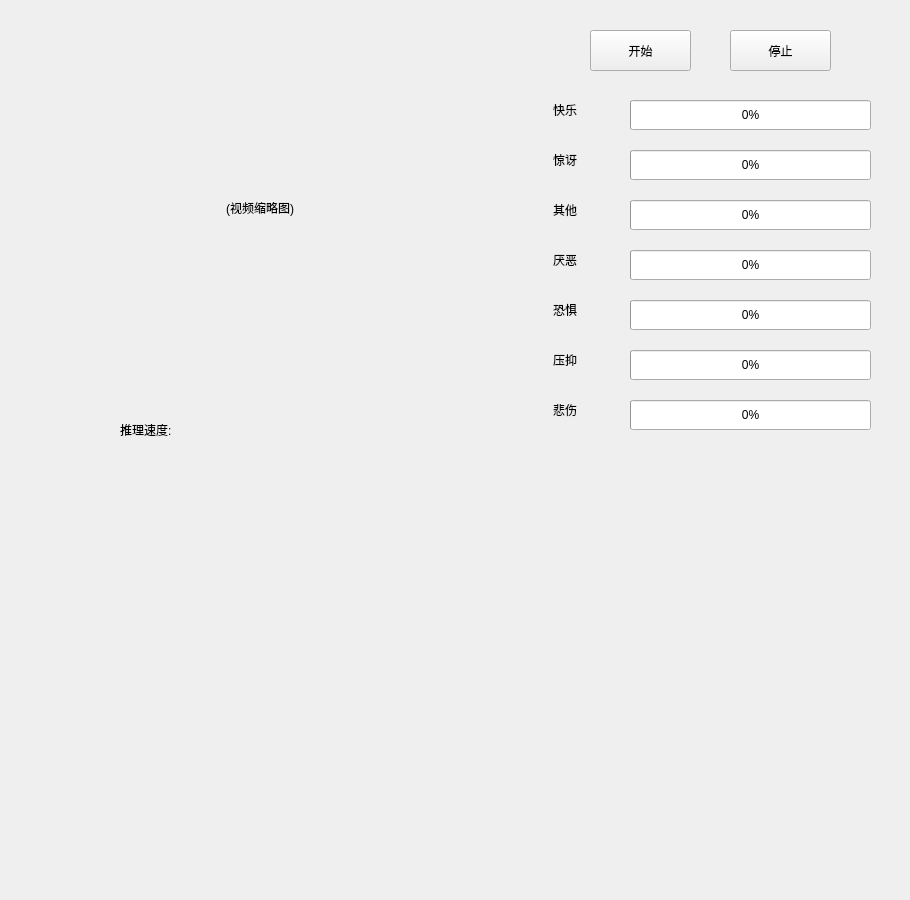
<?xml version="1.0" encoding="UTF-8"?>
<ui version="4.0">
 <class>sfCamera</class>
 <widget class="QWidget" name="sfCamera">
  <property name="geometry">
   <rect>
    <x>0</x>
    <y>0</y>
    <width>910</width>
    <height>900</height>
   </rect>
  </property>
  <property name="windowTitle">
   <string>SoulFlow-实时拍摄</string>
  </property>
  <widget class="QProgressBar" name="progressBar">
   <property name="geometry">
    <rect>
     <x>630</x>
     <y>100</y>
     <width>241</width>
     <height>30</height>
    </rect>
   </property>
   <property name="value">
    <number>0</number>
   </property>
  </widget>
  <widget class="QProgressBar" name="progressBar_2">
   <property name="geometry">
    <rect>
     <x>630</x>
     <y>150</y>
     <width>241</width>
     <height>30</height>
    </rect>
   </property>
   <property name="value">
    <number>0</number>
   </property>
  </widget>
  <widget class="QProgressBar" name="progressBar_3">
   <property name="geometry">
    <rect>
     <x>630</x>
     <y>200</y>
     <width>241</width>
     <height>30</height>
    </rect>
   </property>
   <property name="value">
    <number>0</number>
   </property>
  </widget>
  <widget class="QProgressBar" name="progressBar_4">
   <property name="geometry">
    <rect>
     <x>630</x>
     <y>250</y>
     <width>241</width>
     <height>30</height>
    </rect>
   </property>
   <property name="value">
    <number>0</number>
   </property>
  </widget>
  <widget class="QProgressBar" name="progressBar_5">
   <property name="geometry">
    <rect>
     <x>630</x>
     <y>300</y>
     <width>241</width>
     <height>30</height>
    </rect>
   </property>
   <property name="value">
    <number>0</number>
   </property>
  </widget>
  <widget class="QProgressBar" name="progressBar_6">
   <property name="geometry">
    <rect>
     <x>630</x>
     <y>350</y>
     <width>241</width>
     <height>30</height>
    </rect>
   </property>
   <property name="value">
    <number>0</number>
   </property>
  </widget>
  <widget class="QProgressBar" name="progressBar_7">
   <property name="geometry">
    <rect>
     <x>630</x>
     <y>400</y>
     <width>241</width>
     <height>30</height>
    </rect>
   </property>
   <property name="value">
    <number>0</number>
   </property>
  </widget>
  <widget class="QLabel" name="label_2">
   <property name="geometry">
    <rect>
     <x>120</x>
     <y>410</y>
     <width>250</width>
     <height>40</height>
    </rect>
   </property>
   <property name="text">
    <string>推理速度:</string>
   </property>
  </widget>
  <widget class="QLabel" name="label_3">
   <property name="geometry">
    <rect>
     <x>500</x>
     <y>90</y>
     <width>130</width>
     <height>40</height>
    </rect>
   </property>
   <property name="text">
    <string>快乐</string>
   </property>
   <property name="alignment">
    <set>Qt::AlignCenter</set>
   </property>
  </widget>
  <widget class="QLabel" name="label_4">
   <property name="geometry">
    <rect>
     <x>500</x>
     <y>140</y>
     <width>130</width>
     <height>40</height>
    </rect>
   </property>
   <property name="text">
    <string>惊讶</string>
   </property>
   <property name="alignment">
    <set>Qt::AlignCenter</set>
   </property>
  </widget>
  <widget class="QLabel" name="label_5">
   <property name="geometry">
    <rect>
     <x>500</x>
     <y>190</y>
     <width>130</width>
     <height>40</height>
    </rect>
   </property>
   <property name="text">
    <string>其他</string>
   </property>
   <property name="alignment">
    <set>Qt::AlignCenter</set>
   </property>
  </widget>
  <widget class="QLabel" name="label_6">
   <property name="geometry">
    <rect>
     <x>500</x>
     <y>240</y>
     <width>130</width>
     <height>40</height>
    </rect>
   </property>
   <property name="text">
    <string>厌恶</string>
   </property>
   <property name="alignment">
    <set>Qt::AlignCenter</set>
   </property>
  </widget>
  <widget class="QLabel" name="label_7">
   <property name="geometry">
    <rect>
     <x>500</x>
     <y>290</y>
     <width>130</width>
     <height>40</height>
    </rect>
   </property>
   <property name="text">
    <string>恐惧</string>
   </property>
   <property name="alignment">
    <set>Qt::AlignCenter</set>
   </property>
  </widget>
  <widget class="QLabel" name="label_8">
   <property name="geometry">
    <rect>
     <x>500</x>
     <y>340</y>
     <width>130</width>
     <height>40</height>
    </rect>
   </property>
   <property name="text">
    <string>压抑</string>
   </property>
   <property name="alignment">
    <set>Qt::AlignCenter</set>
   </property>
  </widget>
  <widget class="QLabel" name="label_9">
   <property name="geometry">
    <rect>
     <x>500</x>
     <y>390</y>
     <width>130</width>
     <height>40</height>
    </rect>
   </property>
   <property name="text">
    <string>悲伤</string>
   </property>
   <property name="alignment">
    <set>Qt::AlignCenter</set>
   </property>
  </widget>
  <widget class="QLabel" name="label_10">
   <property name="geometry">
    <rect>
     <x>50</x>
     <y>50</y>
     <width>420</width>
     <height>315</height>
    </rect>
   </property>
   <property name="text">
    <string>(视频缩略图)</string>
   </property>
   <property name="alignment">
    <set>Qt::AlignCenter</set>
   </property>
  </widget>
  <widget class="QPushButton" name="pushButton">
   <property name="geometry">
    <rect>
     <x>590</x>
     <y>30</y>
     <width>101</width>
     <height>41</height>
    </rect>
   </property>
   <property name="text">
    <string>开始</string>
   </property>
  </widget>
  <widget class="QPushButton" name="pushButton_2">
   <property name="geometry">
    <rect>
     <x>730</x>
     <y>30</y>
     <width>101</width>
     <height>41</height>
    </rect>
   </property>
   <property name="text">
    <string>停止</string>
   </property>
  </widget>
 </widget>
 <resources/>
 <connections/>
</ui>
